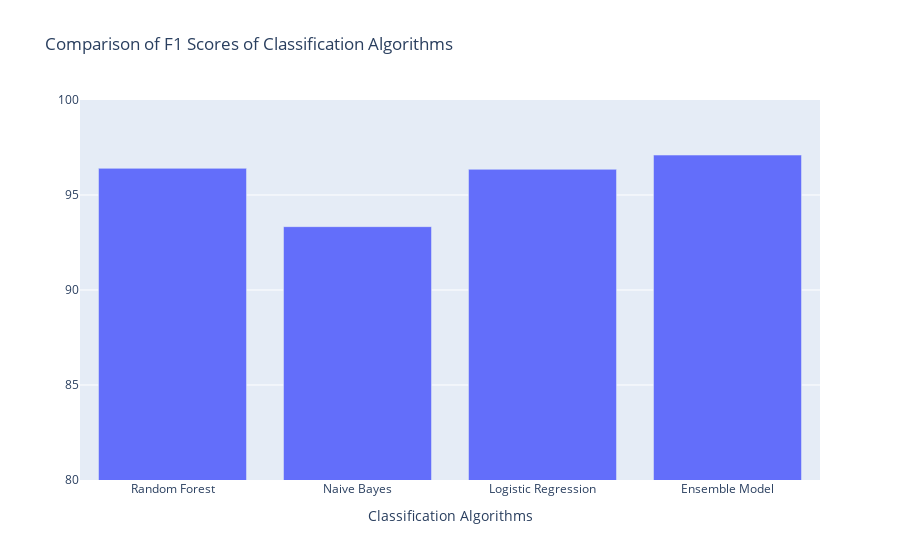

Here is the notebook cell this chart was saved with:
### Markdown cell above
## Comparison of F1 Scores of Classification Algorithms

### Code cell
trace5 = {
  'x': algorithms,
  'y': f1score,
  'name': 'score',
  'type': 'bar'
    
}

data = [trace5];
layout = {
  'xaxis': {'title': 'Classification Algorithms'},
  'title': 'Comparison of F1 Scores of Classification Algorithms'
};
fig = go.Figure(data = data, layout = layout)
fig['layout']['yaxis1'].update(title='', range=[80, 100], autorange=False)
iplot(fig)

### Figure 1 — Plotly figure (JSON) as saved in the notebook; plotly's stock layout.template omitted (floating-point values rounded to 4 significant figures)
{"data": [{"name": "score", "type": "bar", "x": ["Random Forest", "Naive Bayes", "Logistic Regression", "Ensemble Model"], "y": [96.4, 93.33, 96.35, 97.1]}], "layout": {"title": {"text": "Comparison of F1 Scores of Classification Algorithms"}, "xaxis": {"title": {"text": "Classification Algorithms"}}, "yaxis": {"autorange": false, "range": [80, 100], "title": {"text": ""}}}}
